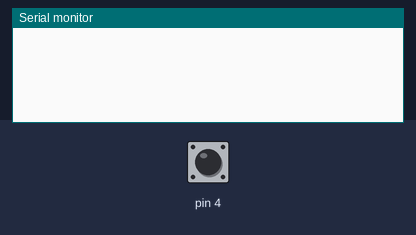
The sketch below on a simulated Arduino Uno, built with avr-gcc and run on an emulated ATmega328P. On the bench: the last lines printed to the serial monitor. Inputs (shaded band) come from the test bench; at power-on: pin 4 HIGH.

Above: at 1.2 s.
1.3 s: pin 4 pulled LOW for 0.15 s
At 2.1 s:
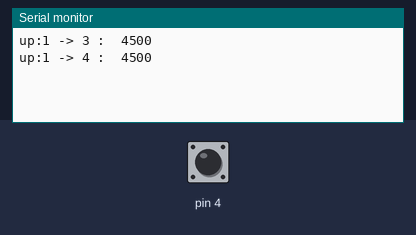
2.9 s: pin 4 pulled LOW for 1 s
At 4.2 s:
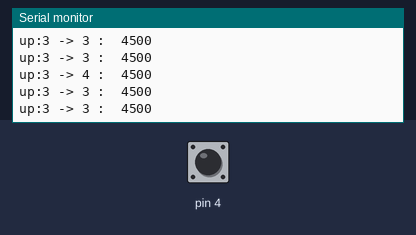
5.4 s: pin 4 pulled LOW for 0.15 s
At 6.0 s:
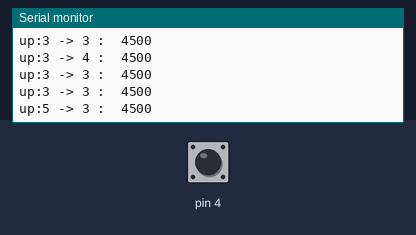
Timing chart, 0 to 8.4 s (numbered marks = the images above; inputs shaded):
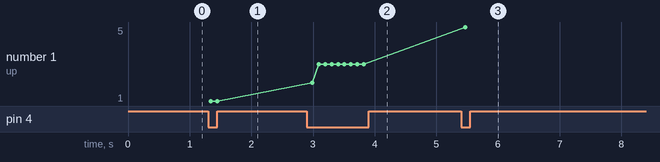

The sketch:

capSensor.ino
```cpp
#include <CapacitiveSensor.h>

/*
 * CapitiveSense Library Demo Sketch
 * Paul Badger 2008
 * Uses a high value resistor e.g. 10 megohm between send pin and receive pin
 * Resistor effects sensitivity, experiment with values, 50 kilohm - 50 megohm. Larger resistor values yield larger sensor values.
 * Receive pin is the sensor pin - try different amounts of foil/metal on this pin
 * Best results are obtained if sensor foil and wire is covered with an insulator such as paper or plastic sheet
 */


CapacitiveSensor   cs_4_2 = CapacitiveSensor(3,4);        // 10 megohm resistor between pins 4 & 2, pin 2 is sensor pin, add wire, foil
CapacitiveSensor   cs_4_5 = CapacitiveSensor(3,5);        // 10 megohm resistor between pins 4 & 6, pin 6 is sensor pin, add wire, foil
CapacitiveSensor   cs_4_8 = CapacitiveSensor(3,8);        // 10 megohm resistor between pins 4 & 8, pin 8 is sensor pin, add wire, foil

void setup()
{

   cs_4_2.set_CS_AutocaL_Millis(0xFFFFFFFF);     // turn off autocalibrate on channel 1 - just as an example
   Serial.begin(115200);

}

void loop()
{
    long start = millis();
    long total1 =  cs_4_2.capacitiveSensor(30);
//    long total2 =  cs_4_5.capacitiveSensor(30);
//    long total3 =  cs_4_8.capacitiveSensor(30);

  if (total1 > 500) {
    Serial.print("up:");
    Serial.print(millis()/1000);
    Serial.print(" -> ");
    Serial.print(millis() - start);        // check on performance in milliseconds
    Serial.print(" :\t");                    // tab character for debug windown spacing

/*
    Serial.print(total1);                  // print sensor output 1
    Serial.print("\t");
    Serial.print(total2);                  // print sensor output 2
    Serial.print("\t");
    */
    Serial.println(total1);                // print sensor output 3
  }
  delay(100);                             // arbitrary delay to limit data to serial port
}
```

Measured:
- after the input at 1.3 s, the serial monitor: prints a new line at once (image 1)
- after the input at 2.9 s, the serial monitor: prints a new line after 0.09 s (image 2)
- after the input at 5.4 s, the serial monitor: prints a new line after 0.07 s (image 3)
- plotted number 1: 3 → 5 after the input at 5.4 s
